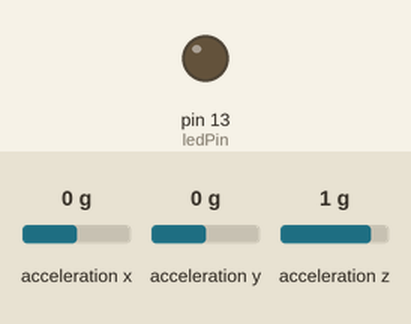
Recording of a sketch running on a simulated Arduino Uno, built with avr-gcc and run on an emulated ATmega328P. Shown: output pins drawn as LEDs (lit = HIGH). Wiring (inferred from the names in the program): MPU-6050 motion sensor at I2C address 0x68. The test bench sets the inputs (shaded band); at power-on: acceleration z 1 g, acceleration x 0 g, acceleration y 0 g. What the sketch prints to the serial monitor is not drawn.

Above: at 1.2 s.
1.3 s: acceleration z set to 0.2 g
2.8 s: acceleration z set to -0.1 g
4.3 s: acceleration z set to -1.4 g
5.9 s: acceleration z set to -0.6 g
7.4 s: acceleration z set to -0.3 g
8.9 s: acceleration z set to 0.5 g
10.4 s: acceleration z set to 0.8 g
Timing chart, 0 to 12.9 s (numbered marks = the images above; inputs shaded):
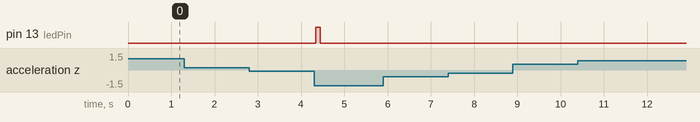

Measured:
- after the input at 1.3 s, every drawn part: stays the same
- after the input at 2.8 s, every drawn part: stays the same
- after the input at 4.3 s, pin 13 (ledPin): LOW → HIGH at once, → LOW 0.10 s later
- after the input at 5.9 s, every drawn part: stays the same
- after the input at 7.4 s, every drawn part: stays the same
- after the input at 8.9 s, every drawn part: stays the same
- after the input at 10.4 s, every drawn part: stays the same

The sketch:

Oppgave_3_realtime.ino
```cpp
#include<Wire.h>
const int MPU_addr=0x68;  // I2C address of the MPU-6050 (no pull up resistor)
int16_t AcZ;
int ledPin = 13;  // LED connected to digital pin 13
const float maxg = 2.0; // maximum g the IMU will measure
const float gScale = 32768.0 / maxg;  // scaling from raw data to gforce
float values[10]; // array to store acceleration in Z direction data the last 1s
float diff = 0.0;
float totDiff = 0.0;
float accZ = 0.0;
int j = 0;  // variable for counting for-loops without trigger

void setup(){
  Wire.begin();
  Wire.beginTransmission(MPU_addr);
  Wire.write(0x6B);  // PWR_MGMT_1 register
  Wire.write(0);     // set to zero (wakes up the MPU-6050)
  Wire.endTransmission(true);
  Serial.begin(9600);
  pinMode(ledPin, OUTPUT);  //set digital pin 13 to OUTPUT
}
void loop()
{
  for (int i = 0; i <= 10; i++)  // loop to gather and process data each 100ms over 1s
  {
    Wire.beginTransmission(MPU_addr);
    Wire.write(0x3F);  // starting with register 0x3F (ACCEL_ZOUT_H)
    Wire.endTransmission(false);
    Wire.requestFrom(MPU_addr,2,true);  // request a total of 2 registers
    AcZ=Wire.read()<<8|Wire.read();  // 0x3F (ACCEL_ZOUT_H) & 0x40 (ACCEL_ZOUT_L)

    accZ = static_cast<float>(AcZ); // converts int16_t datatype to float

    if (values[9] == 0.0)
    {
    values[9] = (accZ + gScale);  // sets value[9] to be able to make first diff calculation
    }

    values[i] = (accZ + gScale);  // write acceleration in Z direction + compensating for gravity
    j++;

    if (i == 0) //
    {
      diff = (values[0]-values[9]); // need specific operation for start of loop
    }
    else
    {
      diff = (values[i]-values[i-1]); // diff = current value - previous value
    }

    totDiff = totDiff + diff; // varaible to store total change of accelaration i Z direction

    Serial.println(totDiff / gScale); //  prints change in gforce to terminal
    if ((abs(totDiff / gScale) >= 1.0) )  // if change in gforce exceeds 1g, block will be triggered
    {
      digitalWrite(ledPin, !digitalRead(ledPin));  // toggles led
      totDiff = 0.0;  // totDiff value will be reset before starting a new measuring cycle
      Serial.println("OVERLOAD"); // prints OVERLOAD message to terminal
      j = 0;
    }
    if (j >= 10)  // if loops without triggering exceeds 10 resets totDiff and loop counting
    {
      totDiff = 0.0;
      j = 0;
    }
    delay(100); // delay to read values every 100ms

  }
}
```
